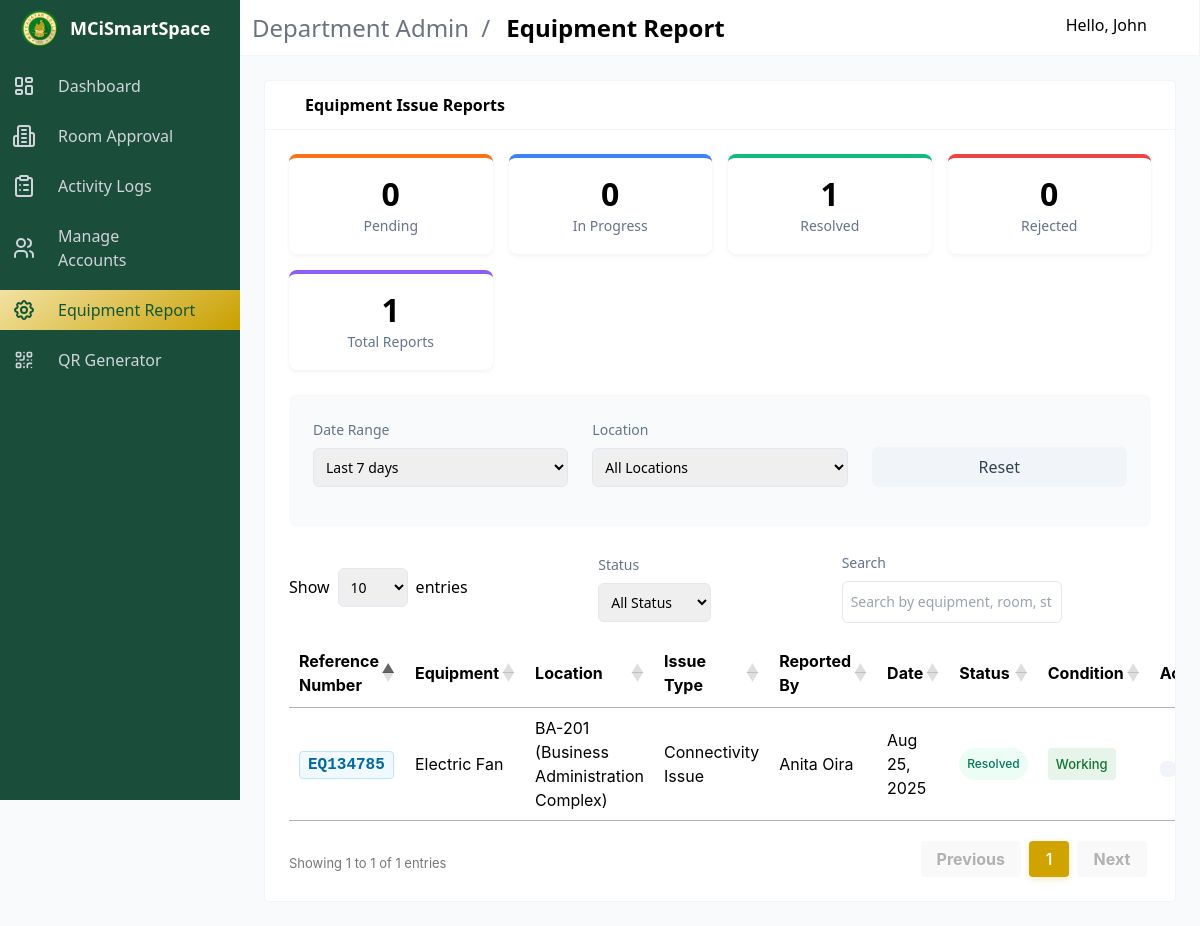
Screenshot of /department-admin/dept_equipment_report.php (signed in) with the database file from the repository.
### tables this page shows
CREATE TABLE `equipment_issues` (
  `id` int(11) NOT NULL,
  `equipment_id` int(11) NOT NULL,
  `student_id` int(11) DEFAULT NULL,
  `teacher_id` int(11) DEFAULT NULL,
  `issue_type` varchar(100) NOT NULL,
  `description` text NOT NULL,
  `status` enum('pending','in_progress','resolved','rejected') DEFAULT 'pending',
  `admin_response` text DEFAULT NULL,
  `reported_at` timestamp NOT NULL DEFAULT current_timestamp(),
  `resolved_at` timestamp NULL DEFAULT NULL,
  `image_path` varchar(255) DEFAULT NULL,
  `reference_number` varchar(15) DEFAULT NULL,
  `rejection_reason` text DEFAULT NULL
);

CREATE TABLE `equipment` (
  `id` int(11) NOT NULL,
  `name` varchar(255) NOT NULL,
  `description` text DEFAULT NULL,
  `category` varchar(100) DEFAULT NULL,
  `created_at` timestamp NOT NULL DEFAULT current_timestamp()
);

### department-admin/includes/equipment_report.php (called while the page is built, shortened)
<?php
$conn = db();
$countsSql = "SELECT
              SUM(CASE WHEN status = 'pending' THEN 1 ELSE 0 END) as pending_count,
              SUM(CASE WHEN status = 'in_progress' THEN 1 ELSE 0 END) as in_progress_count,
              SUM(CASE WHEN status = 'resolved' THEN 1 ELSE 0 END) as resolved_count,
              SUM(CASE WHEN status = 'rejected' THEN 1 ELSE 0 END) as rejected_count,
              COUNT(*) as total_count
              FROM equipment_issues";
$countsResult = $conn->query($countsSql);
$countData = $countsResult->fetch_assoc();
$dateRange = isset($_GET['date_range']) ? $_GET['date_range'] : '30';
$filterConditions = [];
$params = [];
$types = '';
$admin_department = $_SESSION['department'] ?? '';
if (!empty($admin_department)) {
    $filterConditions[] = "(s.Department = ? OR t.Department = ?)";
    $params[] = $admin_department;
    $params[] = $admin_department;
    $types .= 'ss';
}
if ($dateRange != 'all') {
    $filterConditions[] = "ei.reported_at >= DATE_SUB(NOW(), INTERVAL ? DAY)";
    $params[] = $dateRange;
    $types .= 'i';
}
$whereClause = !empty($filterConditions) ? "WHERE " . implode(" AND ", $filterConditions) : "";
$reportsSql = "SELECT
    ei.*,
    e.name as equipment_name,
    r.room_name as room_name,
    b.building_name as building_name,
    re.equipment_status as equipment_condition,
    CASE
        WHEN ei.student_id IS NOT NULL THEN CONCAT(s.FirstName, ' ', s.LastName)
        WHEN ei.teacher_id IS NOT NULL THEN CONCAT(t.FirstName, ' ', t.LastName)
    END as reporter_name,
    CASE
        WHEN ei.student_id IS NOT NULL THEN 'Student'
        WHEN ei.teacher_id IS NOT NULL THEN 'Teacher'
    END as reporter_type,
    s.StudentID,
    s.Email as student_email,
    t.TeacherID,
    t.Email as teacher_email
FROM equipment_issues ei
JOIN equipment e ON ei.equipment_id = e.id
LEFT JOIN (
    SELECT
        equipment_id,
        MIN(room_id) as room_id,
        MAX(status) as equipment_status
    FROM room_equipment
    GROUP BY equipment_id
) re ON ei.equipment_id = re.equipment_id
LEFT JOIN rooms r ON re.room_id = r.id
LEFT JOIN buildings b ON r.building_id = b.id
LEFT JOIN student s ON ei.student_id = s.StudentID
LEFT JOIN teacher t ON ei.teacher_id = t.TeacherID
$whereClause
ORDER BY
    CASE
        WHEN ei.status = 'pending' THEN 1
        WHEN ei.status = 'in_progress' THEN 2
        WHEN ei.status = 'resolved' THEN 3
        WHEN ei.status = 'rejected' THEN 4
        ELSE 5
    END,
    ei.reported_at DESC";
$stmt = $conn->prepare($reportsSql);
if (!empty($params)) {
    $stmt->bind_param($types, ...$params);
}
$stmt->execute();
$reportsResult = $stmt->get_result();
$viewReportId = isset($_GET['view']) ? intval($_GET['view']) : 0;

### department-admin/dept_equipment_report.php (the view, shortened to what this page needs)
<?php
include 'includes/equipment_report.php'
?>
<!DOCTYPE html>
<html lang="en">
<head>
    <link rel="stylesheet" href="https://cdn.materialdesignicons.com/4.9.95/css/materialdesignicons.min.css">
    <link rel="stylesheet" href="../public/css/admin_styles/main.css">
    <link rel="stylesheet" href="../public/css/admin_styles/main_2.css">
    <link rel="stylesheet" href="../public/css/admin_styles/style-all.css">
    <link rel="stylesheet" href="https://cdn.datatables.net/1.11.5/css/jquery.dataTables.min.css">
    <link rel="stylesheet" href="../public/css/admin_styles/datatables.css">
    <link rel="stylesheet" href="../public/css/admin_styles/equipment_report.css">
</head>
<body>
    <div id="app">
        <?php include 'layout/topnav.php'; ?>
        <aside class="aside is-placed-left is-expanded">
            <div class="aside-tools">
                <div class="logo">
                    <a href="#"><img class="meyclogo" src="../public/assets/logo.webp" alt="logo"></a>
                    <p>MCiSmartSpace</p>
                </div>
            </div>
            <div class="menu is-menu-main">
                <ul class="menu-list">
                    <li>
                        <a href="dept-admin.php">
                            <span class="icon"> </span>
                            <span>Dashboard</span>
                        </a>
                    </li>
                </ul>
                <ul class="menu-list">
                    <li>
                        <a href="dept_room_approval.php">
                            <span class="icon">
                            </span>
                            <span>Room Approval</span>
                        </a>
                    </li>
                     <li>
                        <a href="dept_room_activity_logs.php">
                            <span class="icon">
                            </span>
                            <span>Activity Logs</span>
                        </a>
                    </li>
                    <li>
                        <a class="dropdown" onclick="toggleIcon(this)">
                            <span class="icon"></span>
                            <span class="#">Manage Accounts</span>
                            <span class="icon toggle-icon"><i class="mdi mdi-plus"></i></span>
                        </a>
                    </li>
                    <li class="active">
                        <a href="#">
                            <span class="icon"></span>
                            <span>Equipment Report</span>
                        </a>
                    </li>
                    <li>
                        <a href="qr_generator.php">
                            <span class="icon"></span>
                            <span>QR Generator</span>
                        </a>
                    </li>
                </ul>
            </div>
        </aside>
        <section class="section main-section">
            <div class="card">
                <header class="card-header">
                    <p class="card-header-title">
                        <span class="icon"><i class="mdi mdi-wrench"></i></span>
                        Equipment Issue Reports
                    </p>
                </header>
                <?php if (!$viewReportId): ?>
                    <div class="card-content">
                        <div class="dashboard-tiles">
                            <div class="tile tile-pending">
                                <div class="tile-count"><?php echo $countData['pending_count']; ?></div>
                                <div class="tile-label">Pending</div>
                            </div>
                            <div class="tile tile-in-progress">
                                <div class="tile-count"><?php echo $countData['in_progress_count']; ?></div>
                                <div class="tile-label">In Progress</div>
                            </div>
                            <div class="tile tile-resolved">
                                <div class="tile-count"><?php echo $countData['resolved_count']; ?></div>
                                <div class="tile-label">Resolved</div>
                            </div>
                            <div class="tile tile-rejected">
                                <div class="tile-count"><?php echo $countData['rejected_count']; ?></div>
                                <div class="tile-label">Rejected</div>
                            </div>
                            <div class="tile tile-total">
                                <div class="tile-count"><?php echo $countData['total_count']; ?></div>
                                <div class="tile-label">Total Reports</div>
                            </div>
                        </div>
                        <div class="table-container">
                            <div style="background-color: #f8fafc; padding: 1.5rem; border-radius: 0.5rem; margin-bottom: 1.5rem;">
                                <div style="display: grid; grid-template-columns: repeat(auto-fit, minmax(200px, 1fr)); gap: 1.5rem; margin-bottom: 1rem;">
                                    <div>
                                        <label style="font-size: 0.875rem; color: #64748b; margin-bottom: 0.375rem; display: block; font-weight: 500;">Date Range</label>
                                        <select id="date-filter" class="form-select" style="width: 100%; padding: 0.5rem; border: 1px solid #e2e8f0; border-radius: 0.375rem;">
                                            <option value="7" selected>Last 7 days</option>
                                        </select>
                                    </div>
                                    <div>
                                        <label style="font-size: 0.875rem; color: #64748b; margin-bottom: 0.375rem; display: block; font-weight: 500;">Location</label>
                                        <select id="location-filter" class="form-select" style="width: 100%; padding: 0.5rem; border: 1px solid #e2e8f0; border-radius: 0.375rem;">
                                            <option value="">All Locations</option>
                                            <?php
                                            mysqli_data_seek($reportsResult, 0);
                                            mysqli_data_seek($reportsResult, 0);
                                            ?>
                                        </select>
                                    </div>
                                    <div style="display: flex; align-items: flex-end;">
                                        <button id="reset-filters" class="back-btn" style="width: 100%; justify-content: center; border: none; background-color: #f1f5f9; padding: 0.5rem 1rem; border-radius: 0.375rem; font-weight: 500; cursor: pointer;">Reset</button>
                                    </div>
                                </div>
                            </div>
                            <div style="display: flex; justify-content: space-between; align-items: center; margin-bottom: 1rem;">
                                <div style="display: flex; align-items: center;">
                                    <span style="margin-right: 0.5rem; font-weight: 500;">Show</span>
                                    <select id="entries-filter" class="form-select" style="width: auto; min-width: 70px; padding: 0.5rem; border: 1px solid #e2e8f0; border-radius: 0.375rem;">
                                        <option value="10">10</option>
                                    </select>
                                    <span style="margin-left: 0.5rem; font-weight: 500;">entries</span>
                                </div>
                                <div>
                                    <label style="font-size: 0.875rem; color: #64748b; margin-bottom: 0.375rem; display: block; font-weight: 500;">Status</label>
                                    <select id="status-filter" class="form-select" style="width: 100%; padding: 0.5rem; border: 1px solid #e2e8f0; border-radius: 0.375rem;">
                                        <option value="">All Status</option>
                                    </select>
                                </div>
                                <div style="display: grid; grid-template-columns: 3fr 1fr; gap: 1rem;">
                                    <div>
                                        <label style="font-size: 0.875rem; color: #64748b; margin-bottom: 0.375rem; display: block; font-weight: 500;">Search</label>
                                        <input type="text" id="customSearch" class="form-select" style="width: 100%; padding: 0.5rem; border: 1px solid #e2e8f0; border-radius: 0.375rem;" placeholder="Search by equipment, room, student...">
                                    </div>
                                </div>
                            </div>
                            <table id="equipmentReportTable" class="table is-fullwidth is-striped">
                                <thead>
                                    <tr class="titles">
                                        <th>Reference Number</th>
                                        <th>Equipment</th>
                                        <th>Location</th>
                                        <th>Issue Type</th>
                                        <th>Reported By</th>
                                        <th>Date</th>
                                        <th>Status</th>
                                        <th>Condition</th>
                                        <th>Action</th>
                                    </tr>
                                </thead>
                                <tbody>
                                    <?php if ($reportsResult->num_rows > 0): ?>
                                        <?php while ($row = $reportsResult->fetch_assoc()): ?>
                                            <tr>
                                                <td data-label="Reference Number"><span class="reference-number"><?php echo !empty($row['reference_number']) ? htmlspecialchars($row['reference_number']) : 'EQ' . str_pad($row['id'], 6, '0', STR_PAD_LEFT); ?></span></td>
                                                <td data-label="Equipment"><?php echo htmlspecialchars($row['equipment_name']); ?></td>
                                                <td data-label="Location"><?php echo htmlspecialchars($row['room_name'] ?? 'N/A') . ' (' . htmlspecialchars($row['building_name'] ?? 'N/A') . ')'; ?></td>
                                                <td data-label="Issue Type"><?php echo htmlspecialchars($row['issue_type']); ?></td>
                                                <td data-label="Reported By">
                                                    <?php echo htmlspecialchars($row['reporter_name'] ?? 'Unknown'); ?>
                                                </td>
                                                <td data-label="Date"><?php echo date('M d, Y', strtotime($row['reported_at'])); ?></td>
                                                <td data-label="Status">
                                                    <span class="status-badge status-<?php echo $row['status']; ?>">
                                                        <?php echo ucfirst(str_replace('_', ' ', $row['status'])); ?>
                                                    </span>
                                                </td>
                                                <td data-label="Condition">
                                                    <span class="condition-badge condition-<?php echo $row['equipment_condition'] ?? 'unknown'; ?>">
                                                        <?php echo $row['equipment_condition'] ? ucfirst(str_replace('_', ' ', $row['equipment_condition'])) : 'Unknown'; ?>
                                                    </span>
                                                </td>
                                                <td class="action-buttons">
                                                    <a href="?view=<?php echo $row['id']; ?>" class="view-btn" title="View Details for <?php echo htmlspecialchars($row['reference_number']); ?>">
                                                    </a>
                                                </td>
                                            </tr>
                                        <?php endwhile; ?>
                                    <?php else: ?>
                                        <tr>
                                            <td colspan="9" class="has-text-centered">No reports found matching your criteria.</td>
                                        </tr>
                                    <?php endif; ?>
                                </tbody>
                            </table>
                        </div>
                    </div>
                <?php endif; ?>
            </div>
        </section>
    </div>
</body>
</html>

### rows the page displays
equipment_issues: reference_number "EQ134785", equipment.name "Electric Fan", room_name "BA-201", building_name "Business Administration Complex", issue_type "Connectivity Issue", reporter_name "Anita Oira", reported_at "Aug 25, 2025", status "Resolved", equipment_condition "Working"

### other values shown
$moduleName "Department Admin"
$currentPageTitle "Equipment Report"
$userData['name'] "John"
$countData['pending_count'] "0"
$countData['in_progress_count'] "0"
$countData['resolved_count'] "1"
$countData['rejected_count'] "0"
$countData['total_count'] "1"
